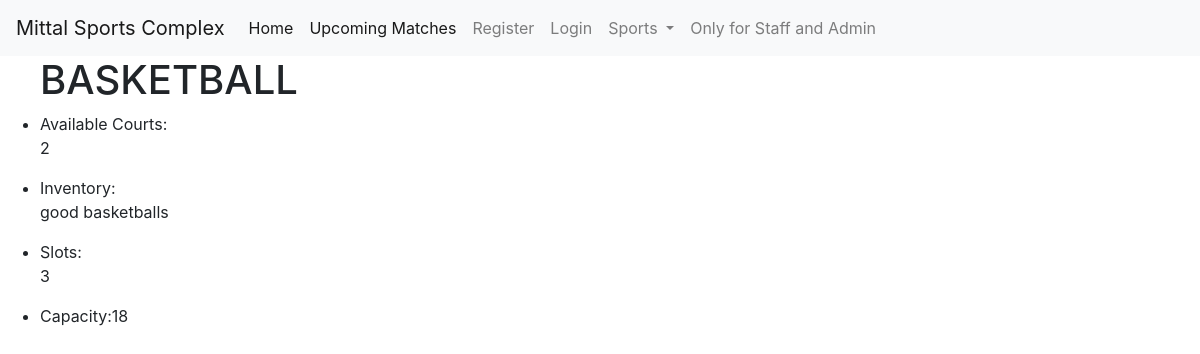
Screenshot of /basketball/ with the database file from the repository.
### home/models.py (models this page shows, shortened)
class changes(models.Model):
    sportsname=models.TextField(default=None)
    capacity=models.IntegerField()
    inventory=models.TextField()
    slots=models.IntegerField()
    courts=models.IntegerField()

### home/views.py (the view)
# urls.py: path('basketball/', views.basketball, name='basketball'),
def basketball(request):
    change=changes.objects.filter(sportsname='Basketball')
    data={
        'changes':change
    }
    return render(request,'basketball.html', data)

### Templates/basketball.html (shortened to what this page needs)
{% extends 'base.html' %}
{% block body %}
<ul>
<h1>BASKETBALL</h1>{% for i in changes %}
<li>Available Courts:<br><p> {{i.courts}}</p></li>
<li><p>Inventory:<br>{{i.inventory}}</p></li>
<li><p>Slots: <br>{{i.slots}}</p></li>
<li><p>Capacity:{{i.capacity}}</p></li>{% endfor%}
</ul>
{% endblock body %}

### rows the page displays
changes: courts "2", inventory "good basketballs", slots "3", capacity "18"
